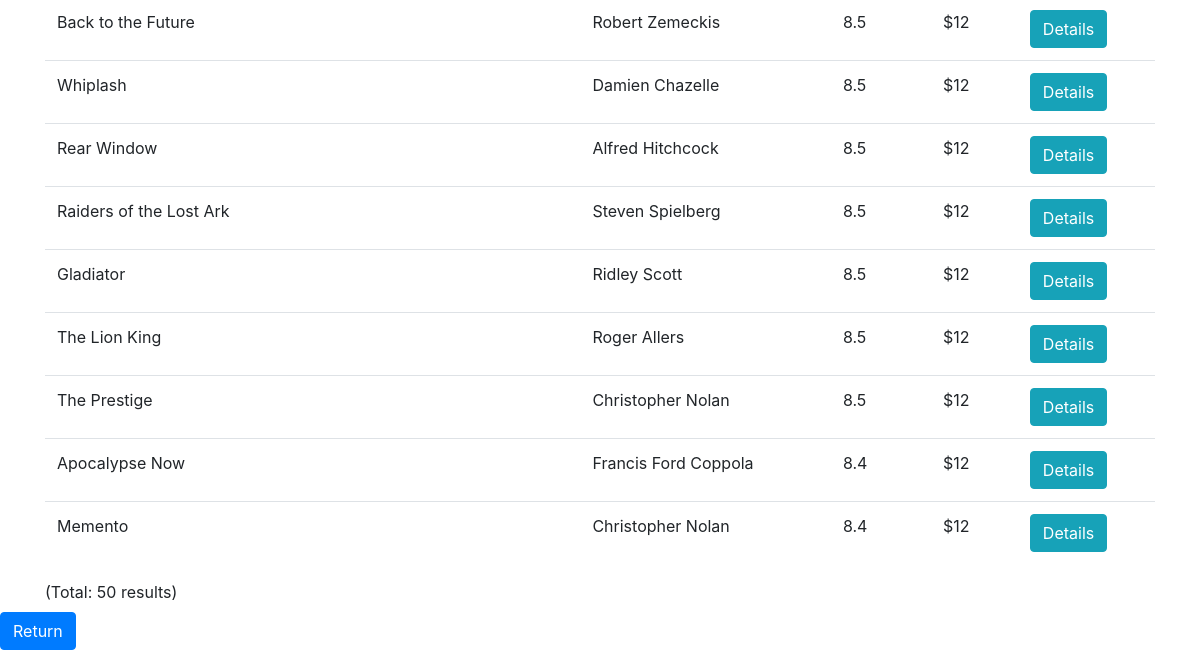
/user_signUp_Login/searchMovie.php (lower part), run on an earlier commit of the app's database.
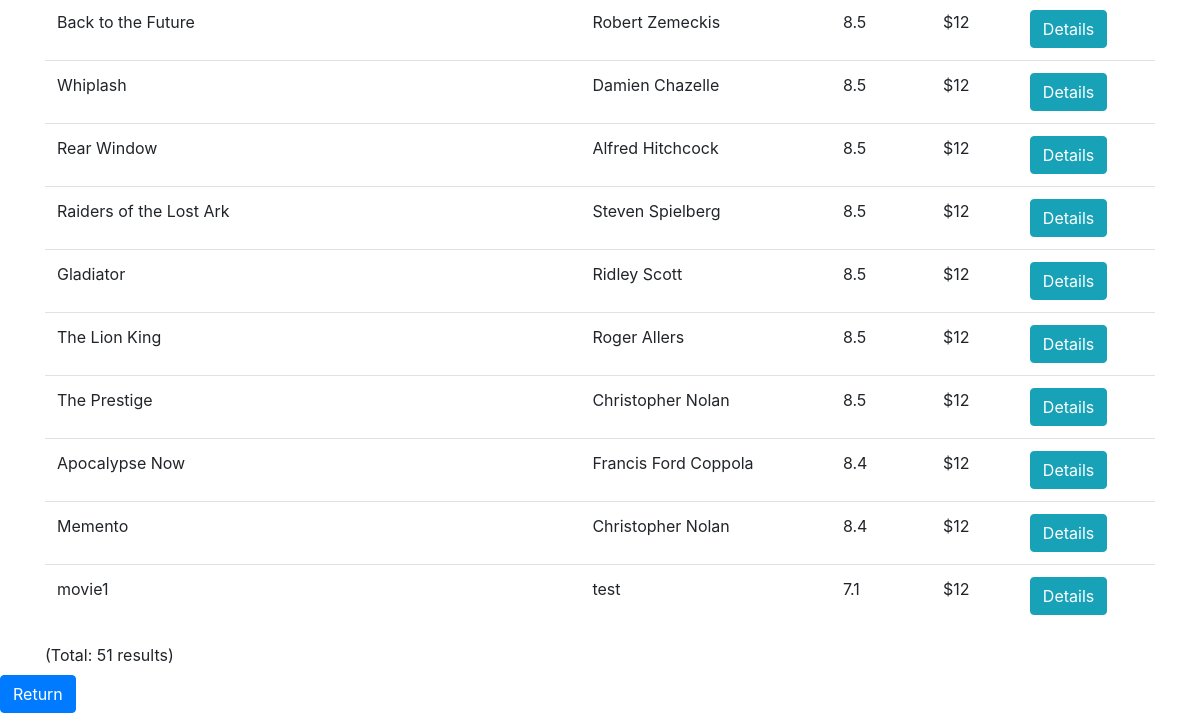
And on a later commit of the database.
### tables this page shows
CREATE TABLE IF NOT EXISTS `movie` (
  `id` int(5) NOT NULL,
  `title` varchar(50) NOT NULL,
  `director` varchar(20) NOT NULL,
  `rating` double NOT NULL,
  `price` double NOT NULL
);

### user_signUp_Login/searchMovie.php (the view, shortened to what this page needs)
<!DOCTYPE html>
<html>
    <head>
        <link rel="stylesheet" href="https://stackpath.bootstrapcdn.com/bootstrap/4.1.3/css/bootstrap.min.css">
        <?php
        $keyword = $_GET['keyword'];
        $sql = "SELECT * FROM movie WHERE title LIKE '%$keyword%'";
        $result = mysql_query($sql);
        ?>
    </head>
    <body>
        <div id="searchDisplay" class="container">
            <table class="table">
                <?php
                    $i = 0;
                    while($row = mysql_fetch_array($result)){
                    $i++;
                ?>
                <tr>
                    <td><?php echo $row['title'] ?></td>
                    <td><?php echo $row['director'] ?></td>
                    <td><?php echo $row['rating'] ?></td>
                    <td><?php echo "$".$row['price'] ?></td>
                    <td>
                        <form method="get" action="movieDetail_Book.php">
                            <input type="submit" class="btn btn-info" value="Details">
                        </form>
                    </td>
                </tr>
                <?php } ?>
            </table>
            <label><?php echo "(Total: ".$i." results)" ?></label>
        </div>
        <footer>
            <input type='button' value='Return' class="btn btn-primary" onclick='history.go(-1)'>
        </footer>
    </body>
</html>

What changed in the data, as far as the page shows it:
added movie: title "movie1", director "test", rating "7.1", price "12"
Also different on the page:
$i: "50" → "51"
